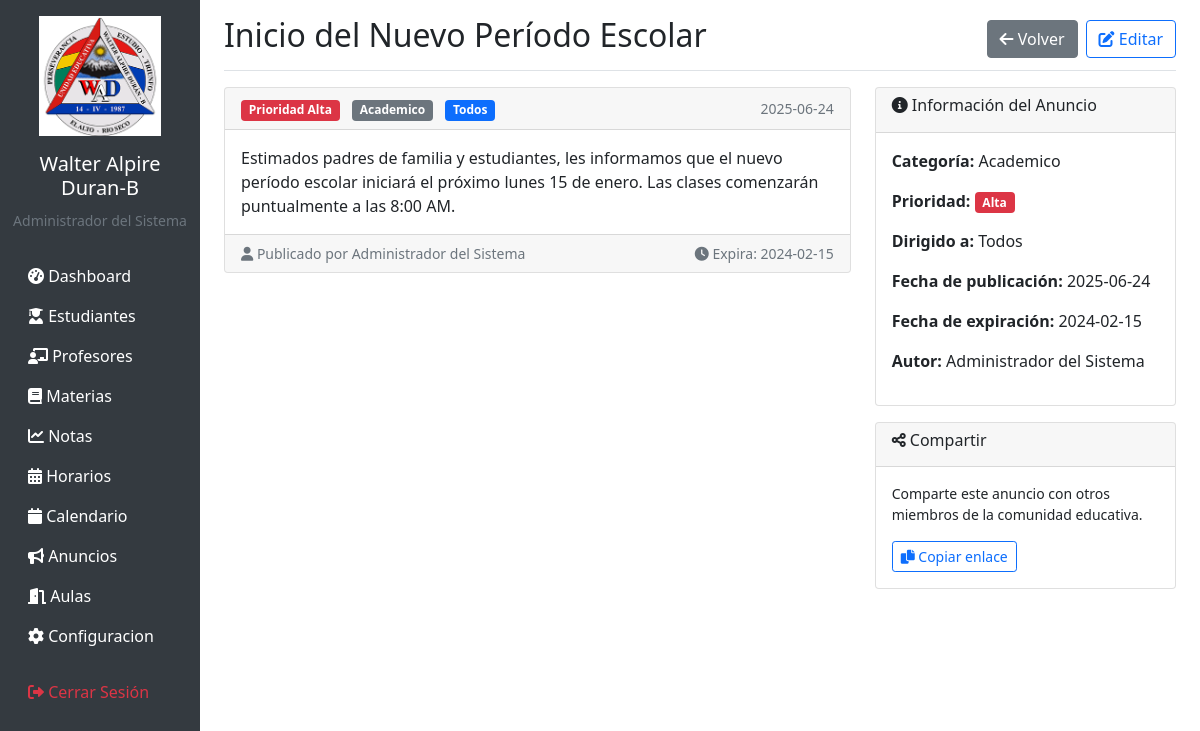
Screenshot of /announcements/view/1 (signed in) with the database file from the repository.
### tables this page shows
CREATE TABLE users (
            id INTEGER PRIMARY KEY AUTOINCREMENT,
            username TEXT UNIQUE NOT NULL,
            password TEXT NOT NULL,
            role TEXT NOT NULL CHECK (role IN ('director', 'profesor', 'padre')),
            full_name TEXT NOT NULL,
            email TEXT,
            created_at TIMESTAMP DEFAULT CURRENT_TIMESTAMP
        );

CREATE TABLE announcements (
            id INTEGER PRIMARY KEY AUTOINCREMENT,
            title TEXT NOT NULL,
            content TEXT NOT NULL,
            category TEXT,
            priority TEXT NOT NULL CHECK (priority IN ('alta', 'media', 'baja')),
            target_audience TEXT NOT NULL CHECK (target_audience IN ('todos', 'estudiantes', 'profesores', 'padres')),
            author_id INTEGER NOT NULL,
            expires_at DATE,
            created_at TIMESTAMP DEFAULT CURRENT_TIMESTAMP,
            FOREIGN KEY (author_id) REFERENCES users (id)
        );

### app.py (the view)
@app.route('/announcements/view/<int:id>')
@login_required
def view_announcement(id):
    conn = get_db_connection()
    announcement = conn.execute('''
        SELECT a.*, u.full_name as author_name
        FROM announcements a
        JOIN users u ON a.author_id = u.id
        WHERE a.id = ?
    ''', (id,)).fetchone()
    conn.close()
    if not announcement:
        flash('Anuncio no encontrado.', 'error')
        return redirect(url_for('list_announcements'))
    return render_template('announcements/view.html', announcement=announcement)

### app.py (called while the page is built)
def get_db_connection():
    conn = sqlite3.connect(DATABASE)
    conn.row_factory = sqlite3.Row
    return conn

def login_required(f):
    @wraps(f)
    def decorated_function(*args, **kwargs):
        if 'user_id' not in session:
            return redirect(url_for('login'))
        return f(*args, **kwargs)
    return decorated_function

### templates/announcements/view.html (shortened to what this page needs)
{% extends "base.html" %}
{% block content %}
<div class="d-flex justify-content-between flex-wrap flex-md-nowrap align-items-center pt-3 pb-2 mb-3 border-bottom">
    <h1 class="h2">{{ announcement.title }}</h1>
    <div class="btn-toolbar mb-2 mb-md-0">
        <a href="{{ url_for('list_announcements') }}" class="btn btn-secondary">
            <i class="fas fa-arrow-left"></i> Volver
        </a>
        {% if session.user_role in ['director', 'profesor'] %}
        <a href="{{ url_for('edit_announcement', id=announcement.id) }}" class="btn btn-outline-primary ms-2">
            <i class="fas fa-edit"></i> Editar
        </a>
        {% endif %}
    </div>
</div>
<div class="row">
    <div class="col-md-8">
        <div class="card">
            <div class="card-header d-flex justify-content-between align-items-center">
                <div>
                    <span class="badge bg-{{ 'danger' if announcement.priority == 'alta' else 'warning' if announcement.priority == 'media' else 'info' }}">
                        Prioridad {{ announcement.priority.title() }}
                    </span>
                    {% if announcement.category %}
                    <span class="badge bg-secondary ms-2">{{ announcement.category.title() }}</span>
                    {% endif %}
                    <span class="badge bg-primary ms-2">{{ announcement.target_audience.title() }}</span>
                </div>
                <small class="text-muted">{{ announcement.created_at.split(' ')[0] }}</small>
            </div>
            <div class="card-body">
                <div class="announcement-content">
                    {{ announcement.content|replace('\n', '<br>')|safe }}
                </div>
            </div>
            <div class="card-footer">
                <div class="d-flex justify-content-between align-items-center">
                    <small class="text-muted">
                        <i class="fas fa-user"></i> Publicado por {{ announcement.author_name }}
                    </small>
                    {% if announcement.expires_at %}
                    <small class="text-muted">
                        <i class="fas fa-clock"></i> Expira: {{ announcement.expires_at }}
                    </small>
                    {% endif %}
                </div>
            </div>
        </div>
    </div>
    <div class="col-md-4">
        <div class="card">
            <div class="card-header">
                <h6><i class="fas fa-info-circle"></i> Información del Anuncio</h6>
            </div>
            <div class="card-body">
                <p><strong>Categoría:</strong> {{ announcement.category.title() if announcement.category else 'General' }}</p>
                <p><strong>Prioridad:</strong>
                    <span class="badge bg-{{ 'danger' if announcement.priority == 'alta' else 'warning' if announcement.priority == 'media' else 'info' }}">
                        {{ announcement.priority.title() }}
                    </span>
                </p>
                <p><strong>Dirigido a:</strong> {{ announcement.target_audience.title() }}</p>
                <p><strong>Fecha de publicación:</strong> {{ announcement.created_at.split(' ')[0] }}</p>
                {% if announcement.expires_at %}
                <p><strong>Fecha de expiración:</strong> {{ announcement.expires_at }}</p>
                {% endif %}
                <p><strong>Autor:</strong> {{ announcement.author_name }}</p>
            </div>
        </div>
        <div class="card mt-3">
            <div class="card-header">
                <h6><i class="fas fa-share-alt"></i> Compartir</h6>
            </div>
            <div class="card-body">
                <p class="small">Comparte este anuncio con otros miembros de la comunidad educativa.</p>
                <button class="btn btn-sm btn-outline-primary" onclick="copyToClipboard()">
                    <i class="fas fa-copy"></i> Copiar enlace
                </button>
            </div>
        </div>
    </div>
</div>
{% endblock %}

### templates/base.html (shortened to what this page needs)
<!DOCTYPE html>
<html lang="es">
<head>
    <link href="https://cdn.jsdelivr.net/npm/bootstrap@5.1.3/dist/css/bootstrap.min.css" rel="stylesheet">
    <link href="https://cdnjs.cloudflare.com/ajax/libs/font-awesome/6.0.0/css/all.min.css" rel="stylesheet">
    <link href="https://cdn.jsdelivr.net/npm/fullcalendar@6.1.8/index.global.min.css" rel="stylesheet">
</head>
<body>
    {% if session.user_id %}
    <div class="container-fluid">
        <div class="row">
            <nav class="col-md-3 col-lg-2 d-md-block sidebar collapse">
                <div class="position-sticky pt-3">
                    <div class="text-center mb-4">
<div class="text-center mb-3">
    <img src="{{ url_for('static', filename='img/favicon.png') }}" alt="Escudo" class="img-fluid" style="max-height: 120px;">
</div>
                        <h5 class="text-white">Walter Alpire Duran-B</h5>
                        <small class="text-muted">{{ session.full_name }}</small>
                    </div>
                    <ul class="nav flex-column">
                        <li class="nav-item">
                            <a class="nav-link" href="{{ url_for('dashboard') }}">
                                <i class="fas fa-tachometer-alt"></i> Dashboard
                            </a>
                        </li>
                        {% if session.user_role in ['director', 'profesor'] %}
                        <li class="nav-item">
                            <a class="nav-link" href="{{ url_for('list_students') }}">
                                <i class="fas fa-user-graduate"></i> Estudiantes
                            </a>
                        </li>
                        {% endif %}
                        {% if session.user_role == 'director' %}
                        <li class="nav-item">
                            <a class="nav-link" href="{{ url_for('list_teachers') }}">
                                <i class="fas fa-chalkboard-teacher"></i> Profesores
                            </a>
                        </li>
                        <li class="nav-item">
                            <a class="nav-link" href="{{ url_for('list_subjects') }}">
                                <i class="fas fa-book"></i> Materias
                            </a>
                        </li>
                        {% endif %}
                        <li class="nav-item">
                            <a class="nav-link" href="{{ url_for('list_grades') }}">
                                <i class="fas fa-chart-line"></i> Notas
                            </a>
                        </li>
                        <li class="nav-item">
                            <a class="nav-link" href="{{ url_for('list_schedules') }}">
                                <i class="fas fa-calendar-alt"></i> Horarios
                            </a>
                        </li>
                        <li class="nav-item">
                            <a class="nav-link" href="{{ url_for('schedule_calendar') }}">
                                <i class="fas fa-calendar"></i> Calendario
                            </a>
                        </li>
                        <li class="nav-item">
                            <a class="nav-link" href="{{ url_for('list_announcements') }}">
                                <i class="fas fa-bullhorn"></i> Anuncios
                            </a>
                        </li>
                        {% if session.user_role in ['director', 'profesor'] %}
                        <li class="nav-item">
                            <a class="nav-link" href="{{ url_for('list_rooms') }}">
                                <i class="fas fa-door-open"></i> Aulas
                            </a>
                        </li>
                        {% endif %}
                        {% if session.user_role == 'director' %}
                        <li class="nav-item">
                            <a class="nav-link" href="{{ url_for('list_users') }}">
                                <i class="fas fa-gear"></i> Configuracion
                            </a>
                        </li>
                        {% endif %}
                        <li class="nav-item mt-3">
                            <a class="nav-link text-danger" href="{{ url_for('logout') }}">
                                <i class="fas fa-sign-out-alt"></i> Cerrar Sesión
                            </a>
                        </li>
                    </ul>
                </div>
            </nav>
            <main class="col-md-9 ms-sm-auto col-lg-10 px-md-4 main-content">
                {% endif %}
                {% block content %}{% endblock %}
                {% if session.user_id %}
            </main>
        </div>
    </div>
    {% endif %}
</body>
</html>

### templates/base.html (style rules this page uses)
.sidebar { min-height: 100vh; background-color: #343a40; }
.sidebar .nav-link { color: #fff; }
.main-content { margin-left: 0; }
@media (min-width: 768px) { .main-content { margin-left: 250px; } }

### rows the page displays
users: full_name "Administrador del Sistema", author_name "Administrador del Sistema"
announcements: title "Inicio del Nuevo Período Escolar", priority "Alta", category "Academico", target_audience "Todos", created_at "2025-06-24", content "Estimados padres de familia y estudiantes, les informamos que el nuevo período escolar iniciará el próximo lunes 15 de enero. Las clases comenzarán puntualmente a las 8:00 AM.", expires_at "2024-02-15"
